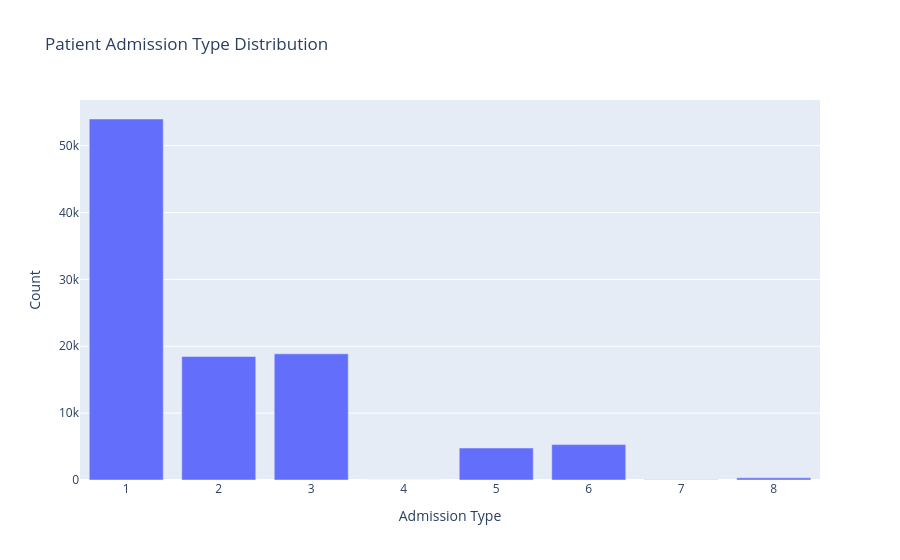

Notebook code for this chart:
### Code cell
fig = px.bar(df["admission_type_id"].value_counts().reset_index(),
             x="admission_type_id",
             y="count",
             title="Patient Admission Type Distribution")

fig.update_layout(xaxis_title="Admission Type",
                  yaxis_title="Count")

fig.show()

### Figure 1 — Plotly figure (JSON) as saved in the notebook; plotly's stock layout.template omitted (floating-point values rounded to 4 significant figures)
{"data": [{"alignmentgroup": "True", "hovertemplate": "admission_type_id=%{x}<br>count=%{y}<extra></extra>", "legendgroup": "", "marker": {"color": "#636efa", "pattern": {"shape": ""}}, "name": "", "offsetgroup": "", "orientation": "v", "showlegend": false, "textposition": "auto", "type": "bar", "x": [1, 3, 2, 6, 5, 8, 7, 4], "xaxis": "x", "y": [53990, 18869, 18480, 5291, 4785, 320, 21, 10], "yaxis": "y"}], "layout": {"autosize": true, "barmode": "relative", "legend": {"tracegroupgap": 0}, "title": {"text": "Patient Admission Type Distribution"}, "xaxis": {"anchor": "y", "autorange": true, "domain": [0, 1], "range": [0.5, 8.5], "title": {"text": "Admission Type"}, "type": "linear"}, "yaxis": {"anchor": "x", "autorange": true, "domain": [0, 1], "range": [0, 56830.0], "title": {"text": "Count"}, "type": "linear"}}}
